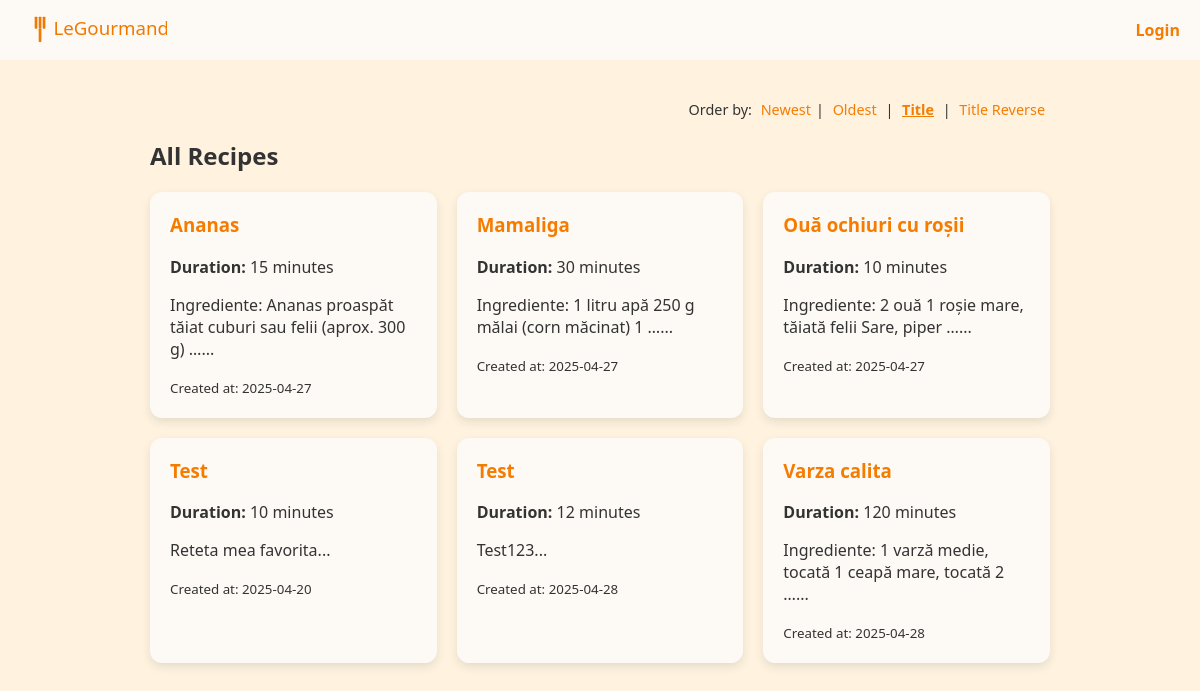
Page /?orderBy=title on the committed database.
### recipes/models.py (models this page shows, shortened)
class Recipe(models.Model):
    user = models.ForeignKey(User, on_delete=models.CASCADE, related_name='recipes')
    title = models.CharField(max_length=200)
    description = models.CharField(max_length=5000)
    prep_time = models.CharField(max_length=4)
    created_at = models.DateTimeField(auto_now_add=True)

### legourmand/views.py (the view)
# urls.py: path('',views.index, name='home'),
def index(request):
    order_by = request.GET.get('orderBy', '-created_at')
    recipes = Recipe.objects.all().order_by(order_by)
    return render(request, 'recipe/list.html', {'recipes': recipes, 'order_by': order_by})

### templates/recipe/list.html
{% extends "base.html" %} {% block content %}
<div class="recipe-list">
    <div class="order-options">
        <span>Order by:</span>
        <a href="?orderBy=-created_at" class="{% if order_by == '-created_at' %}active{% endif %}">Newest</a>|
        <a href="?orderBy=created_at" class="{% if order_by == 'created_at' %}active{% endif %}">Oldest</a> |
        <a href="?orderBy=title" class="{% if order_by == 'title' %}active{% endif %}">Title</a>    |
        <a href="?orderBy=-title" class="{% if order_by == '-title' %}active{% endif %}">Title Reverse</a>
    </div>
  <h2>All Recipes</h2>
  {% if recipes %}
  <div class="recipes-grid">
    {% for recipe in recipes %}
    <div class="recipe-card">
      <a href="{% url 'recipe_detail' recipe.pk %}">
        <h3>{{ recipe.title }}</h3>
      </a>
      <p><strong>Duration:</strong> {{ recipe.prep_time }} minutes</p>
      <p>{{ recipe.description|truncatewords:10 }}...</p>
      <small>Created at: {{ recipe.created_at|date:"Y-m-d" }}</small>
    </div>
    {% endfor %}
  </div>
  {% else %}
  <p>No recipes yet!</p>
  {% endif %}
</div>
{% endblock %}

### static/css/styles.css (style rules this page uses)
:root { --color-bg: #fff3e0; --color-card-bg: #fdfaf6; --color-accent: #f57c00; --color-accent-hover: #e65100; --color-text: #333333; --color-input-bg: #f0f0f0; --color-error-bg: #ffece6; --color-error-text: #d84315; }
body { background-color: var(--color-bg); font-family: "Segoe UI", sans-serif; color: var(--color-text); margin: 0; padding: 0; }
a { color: var(--color-accent); text-decoration: none; }
.recipe-list { padding: 20px; max-width: 900px; margin: auto; }
.recipes-grid { display: grid; grid-template-columns: repeat(auto-fit, minmax(260px, 1fr)); gap: 20px; }
.recipe-card { background-color: var(--color-card-bg); padding: 20px; border-radius: 12px; box-shadow: 0 4px 10px rgba(0,0,0,0.1); transition: transform 0.2s; }
.recipe-card h3 { margin-top: 0; color: var(--color-accent); }
.order-options { margin-bottom: 20px; text-align: right; font-size: 0.9rem; }
.order-options a { margin-left: 5px; margin-right: 5px; text-decoration: none; color: var(--color-accent); }
.order-options a.active { font-weight: bold; text-decoration: underline; }

### rows in the picture
Recipe: title "Ananas", prep_time "15", description "Ingrediente: Ananas proaspăt tăiat cuburi sau felii (aprox. 300 g) …", created_at "2025-04-27"
Recipe: title "Mamaliga", prep_time "30", description "Ingrediente: 1 litru apă 250 g mălai (corn măcinat) 1 …", created_at "2025-04-27"
Recipe: title "Ouă ochiuri cu roșii", prep_time "10", description "Ingrediente: 2 ouă 1 roșie mare, tăiată felii Sare, piper …", created_at "2025-04-27"
Recipe: title "Test", prep_time "10", description "Reteta mea favorita", created_at "2025-04-20"
Recipe: title "Test", prep_time "12", description "Test123", created_at "2025-04-28"
Recipe: title "Varza calita", prep_time "120", description "Ingrediente: 1 varză medie, tocată 1 ceapă mare, tocată 2 …", created_at "2025-04-28"
